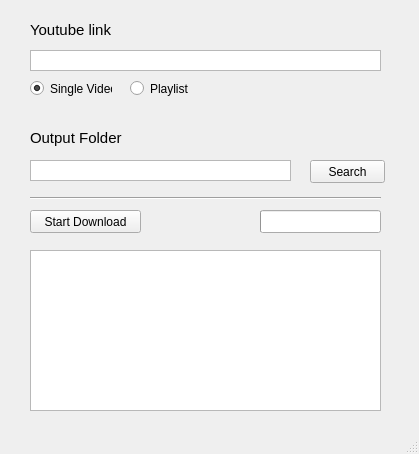
<?xml version="1.0" encoding="UTF-8"?>
<ui version="4.0">
 <class>MainWindow</class>
 <widget class="QMainWindow" name="MainWindow">
  <property name="enabled">
   <bool>true</bool>
  </property>
  <property name="geometry">
   <rect>
    <x>0</x>
    <y>0</y>
    <width>419</width>
    <height>454</height>
   </rect>
  </property>
  <property name="windowTitle">
   <string>YouTube Downloader</string>
  </property>
  <property name="windowIcon">
   <iconset>
    <normaloff>../leap/PCRecognizer_LEAP/background.png</normaloff>../leap/PCRecognizer_LEAP/background.png</iconset>
  </property>
  <property name="tabShape">
   <enum>QTabWidget::Rounded</enum>
  </property>
  <widget class="QWidget" name="centralwidget">
   <widget class="QRadioButton" name="rbutton_video">
    <property name="geometry">
     <rect>
      <x>30</x>
      <y>80</y>
      <width>82</width>
      <height>17</height>
     </rect>
    </property>
    <property name="text">
     <string>Single Video</string>
    </property>
    <property name="checked">
     <bool>true</bool>
    </property>
   </widget>
   <widget class="QRadioButton" name="rbutton_playlist">
    <property name="geometry">
     <rect>
      <x>130</x>
      <y>80</y>
      <width>82</width>
      <height>17</height>
     </rect>
    </property>
    <property name="text">
     <string>Playlist</string>
    </property>
   </widget>
   <widget class="QTextEdit" name="textEdit_link">
    <property name="geometry">
     <rect>
      <x>30</x>
      <y>50</y>
      <width>351</width>
      <height>21</height>
     </rect>
    </property>
    <property name="acceptDrops">
     <bool>true</bool>
    </property>
    <property name="verticalScrollBarPolicy">
     <enum>Qt::ScrollBarAlwaysOff</enum>
    </property>
    <property name="horizontalScrollBarPolicy">
     <enum>Qt::ScrollBarAlwaysOff</enum>
    </property>
   </widget>
   <widget class="QLabel" name="label">
    <property name="geometry">
     <rect>
      <x>30</x>
      <y>22</y>
      <width>101</width>
      <height>16</height>
     </rect>
    </property>
    <property name="font">
     <font>
      <pointsize>11</pointsize>
     </font>
    </property>
    <property name="lineWidth">
     <number>1</number>
    </property>
    <property name="text">
     <string>Youtube link</string>
    </property>
   </widget>
   <widget class="QPushButton" name="button_download">
    <property name="geometry">
     <rect>
      <x>30</x>
      <y>210</y>
      <width>111</width>
      <height>23</height>
     </rect>
    </property>
    <property name="text">
     <string>Start Download</string>
    </property>
   </widget>
   <widget class="Line" name="line">
    <property name="geometry">
     <rect>
      <x>30</x>
      <y>190</y>
      <width>351</width>
      <height>16</height>
     </rect>
    </property>
    <property name="orientation">
     <enum>Qt::Horizontal</enum>
    </property>
   </widget>
   <widget class="QProgressBar" name="progressbar">
    <property name="geometry">
     <rect>
      <x>260</x>
      <y>210</y>
      <width>121</width>
      <height>23</height>
     </rect>
    </property>
    <property name="font">
     <font>
      <kerning>true</kerning>
     </font>
    </property>
    <property name="value">
     <number>0</number>
    </property>
    <property name="textVisible">
     <bool>false</bool>
    </property>
   </widget>
   <widget class="QPushButton" name="button_search">
    <property name="geometry">
     <rect>
      <x>310</x>
      <y>160</y>
      <width>75</width>
      <height>23</height>
     </rect>
    </property>
    <property name="text">
     <string>Search</string>
    </property>
   </widget>
   <widget class="QTextEdit" name="textEdit_folder">
    <property name="enabled">
     <bool>true</bool>
    </property>
    <property name="geometry">
     <rect>
      <x>30</x>
      <y>160</y>
      <width>261</width>
      <height>21</height>
     </rect>
    </property>
    <property name="acceptDrops">
     <bool>true</bool>
    </property>
    <property name="verticalScrollBarPolicy">
     <enum>Qt::ScrollBarAlwaysOff</enum>
    </property>
    <property name="horizontalScrollBarPolicy">
     <enum>Qt::ScrollBarAlwaysOff</enum>
    </property>
   </widget>
   <widget class="QLabel" name="label_2">
    <property name="geometry">
     <rect>
      <x>30</x>
      <y>130</y>
      <width>111</width>
      <height>16</height>
     </rect>
    </property>
    <property name="font">
     <font>
      <pointsize>11</pointsize>
     </font>
    </property>
    <property name="text">
     <string>Output Folder</string>
    </property>
   </widget>
   <widget class="QTextEdit" name="textEdit_logs">
    <property name="enabled">
     <bool>true</bool>
    </property>
    <property name="geometry">
     <rect>
      <x>30</x>
      <y>250</y>
      <width>351</width>
      <height>161</height>
     </rect>
    </property>
    <property name="acceptDrops">
     <bool>true</bool>
    </property>
    <property name="verticalScrollBarPolicy">
     <enum>Qt::ScrollBarAlwaysOff</enum>
    </property>
    <property name="horizontalScrollBarPolicy">
     <enum>Qt::ScrollBarAlwaysOff</enum>
    </property>
    <property name="readOnly">
     <bool>true</bool>
    </property>
   </widget>
  </widget>
  <widget class="QMenuBar" name="menubar">
   <property name="geometry">
    <rect>
     <x>0</x>
     <y>0</y>
     <width>419</width>
     <height>21</height>
    </rect>
   </property>
  </widget>
  <widget class="QStatusBar" name="statusbar"/>
 </widget>
 <resources/>
 <connections/>
</ui>
